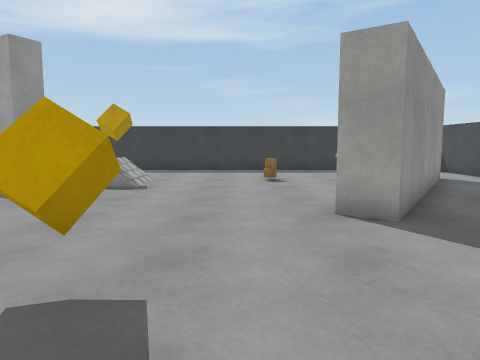
[1] (above)

16 first-person views from a walk through a 3-D level made in the Unity game engine. The camera is 1.2 m above the floor, tilts 6° down and sees 70° across. The floor is counted in squares, 1 m on a side. Each view is taken from the middle of a square. On the plan, view 1 faces up. The plan holds only what a view shows up to about 14 squares ahead; the rest is blank. The player is left out. Surface patterns are stand-ins for the level's own textures.

[2]
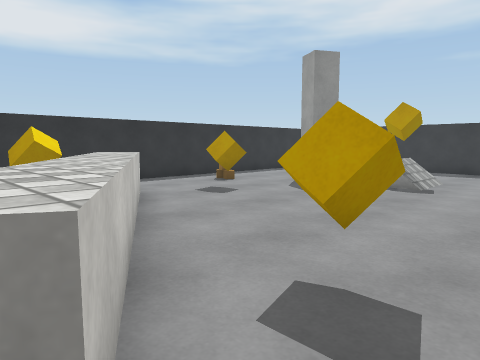

[3]
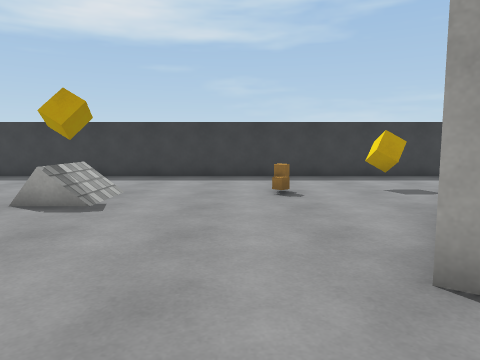

[4]
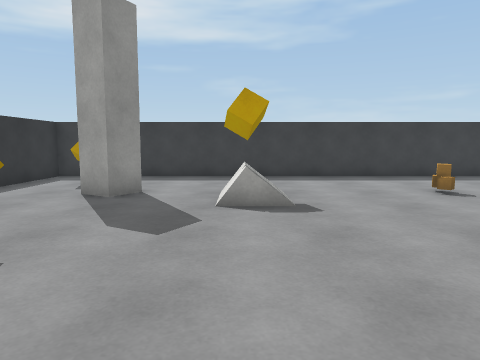

[5]
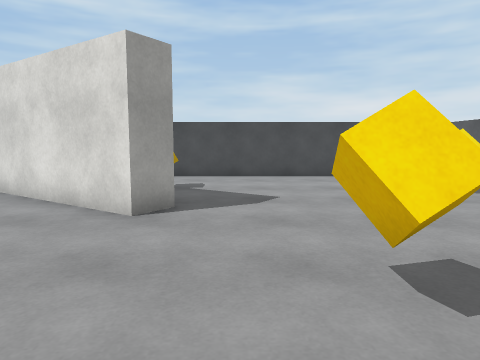

[6]
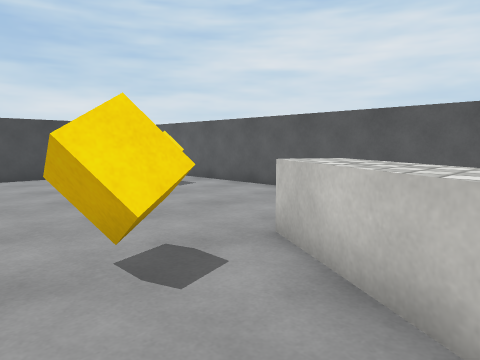

[7]
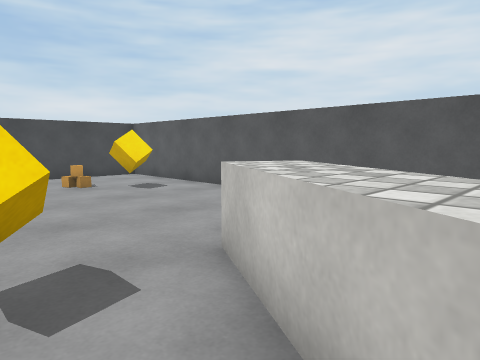

[8]
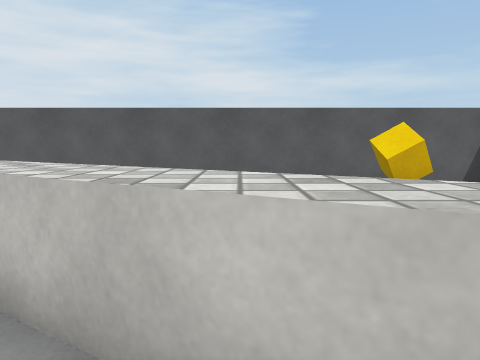

[9]
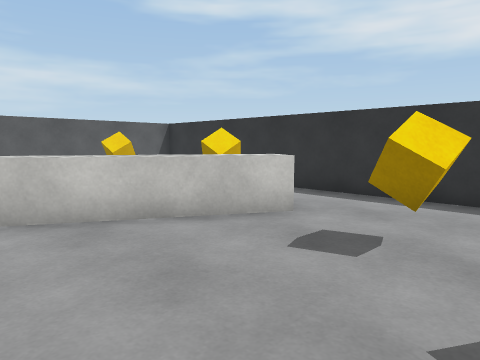

[10]
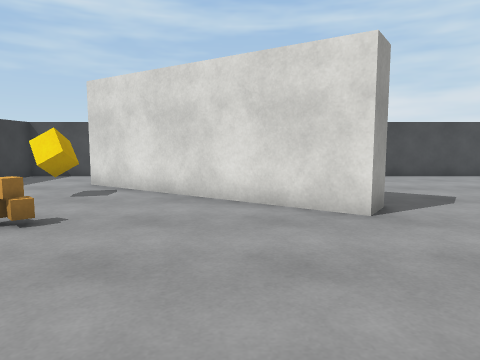

[11]
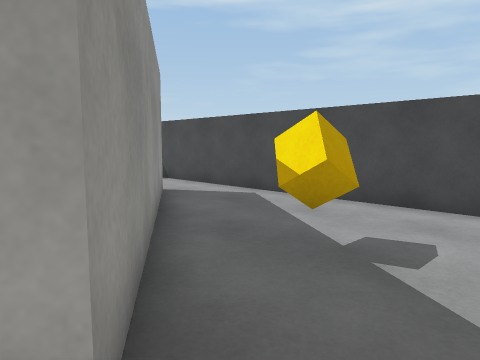

[12]
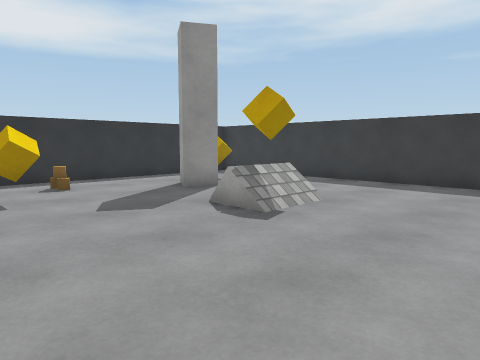

[13]
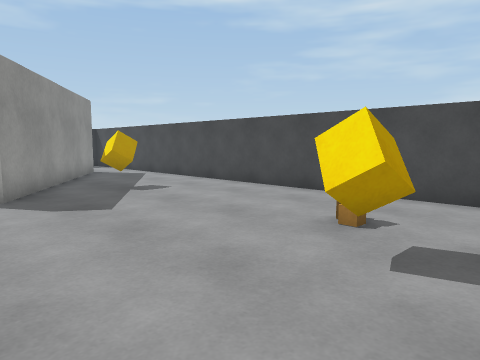

[14]
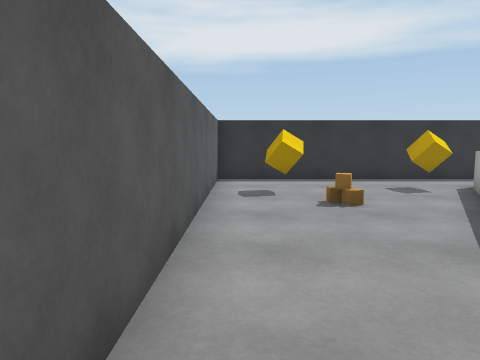

[15]
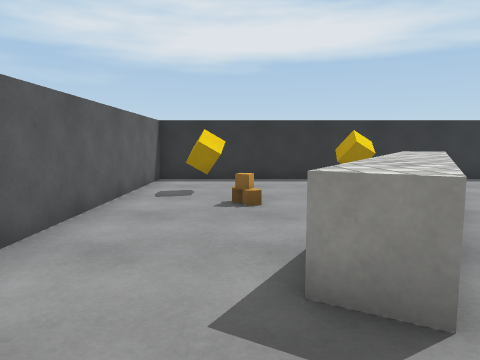

[16]
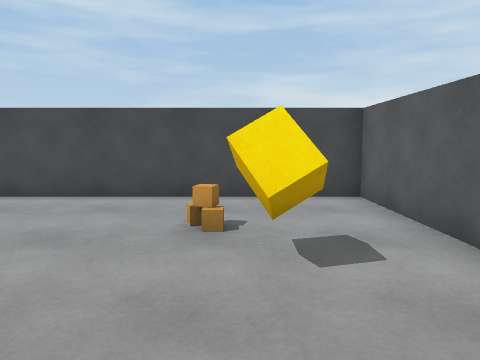

### Floor plan
Key: @ floor where view 1 was taken; # wall or solid block; . floor; / step, stairs or slope; = window, fence, low wall or low ledge; ^ raised ledge; O other object.
Columns run from 11 left of view 1 to 9 right of it. Each row starts with its distance up from view 1.
 16 #####################
 15 #...................#
 14 #...................#
 13 #..O................#
 12 #...#..........O.#..#
 11 #...#..O/...O...##..#
 10 #......O/.......##..#
  9 #..............##...#
  8 #.O...........##....#
  7 #...O........###....#
  6 #............##.O...#
  5 #...................#
  4 #..^^...............#
  3 #..O^^^..OO.........#
  2 #....^^^............#
  1 #......^^^..........#
  0 #.......^^=@.....O..#
 -1 #....O.........O....#
 -2 #..O....... ........#
 -3 #.......... ........#
 -4 #####################

Positions as (right, up) in squares from view 1, and headings:
1: (0, 0), facing up
2: (0, 0), facing up-left
3: (0, 3), facing up
4: (-4, 3), facing up
5: (-4, 4), facing right
6: (-4, 4), facing down-right
7: (-4, 3), facing down-right
8: (-5, 4), facing down
9: (-3, 8), facing down-left
10: (-4, 8), facing right
11: (2, 4), facing up-right
12: (1, 5), facing up-left
13: (1, -3), facing up-right
14: (1, -3), facing left
15: (1, -1), facing left
16: (1, -1), facing right
